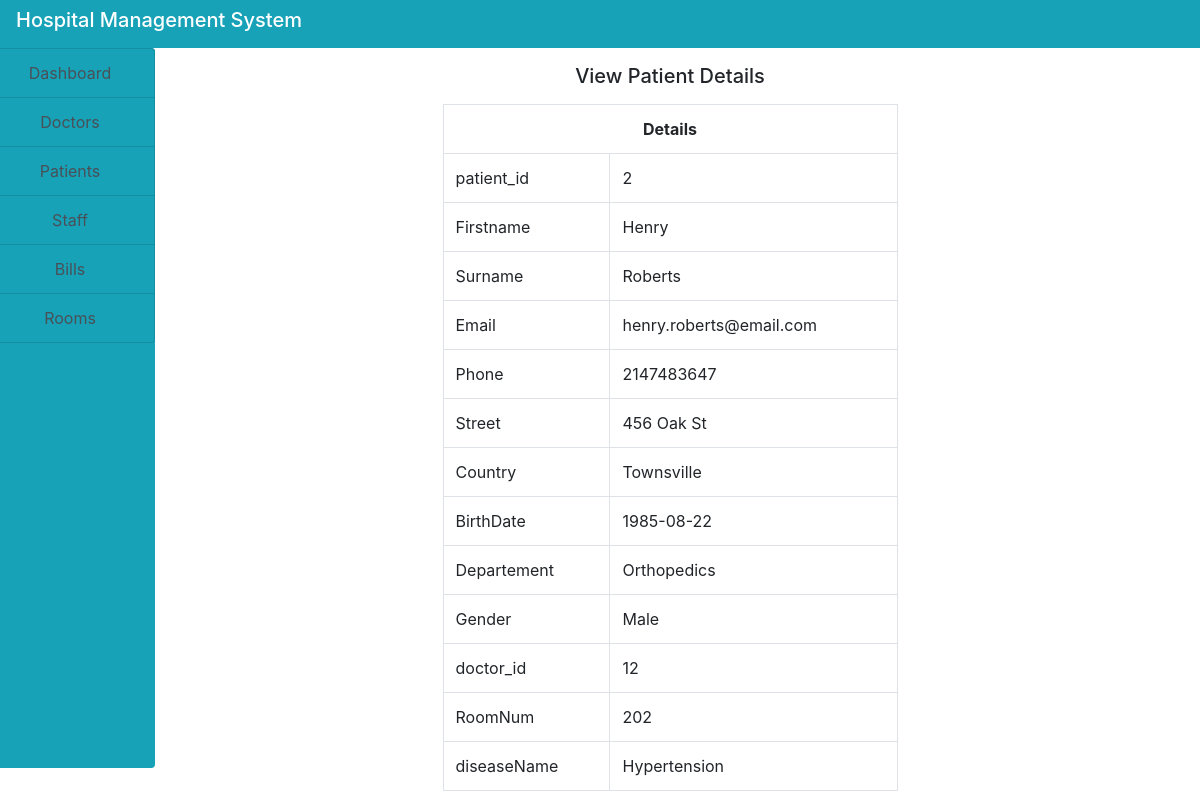
The page /admin/view2.php?id=202 on the database its author committed.
### tables this page shows
CREATE TABLE `patient` (
  `patient_id` int(11) NOT NULL,
  `FirstName` varchar(20) DEFAULT NULL,
  `LastName` varchar(20) DEFAULT NULL,
  `Email` varchar(50) DEFAULT NULL,
  `Phone` int(11) DEFAULT NULL,
  `Street` varchar(50) DEFAULT NULL,
  `City` varchar(50) DEFAULT NULL,
  `BirthDate` date DEFAULT NULL,
  `Departement` varchar(50) DEFAULT NULL,
  `Gender` varchar(20) DEFAULT NULL,
  `doctor_id` int(11) DEFAULT NULL,
  `RoomNum` int(11) DEFAULT NULL
);

CREATE TABLE `disease` (
  `DiseaseID` int(11) NOT NULL,
  `diseaseName` varchar(50) DEFAULT NULL
);

### admin/view2.php (the view, shortened to what this page needs)
<!DOCTYPE html>
<html>
<head>
</head>
<body>
<?php
    include("../include/header.php");
    include("../include/connection.php");
?>
  <div class="col-fluid">
       <div class="col-md-12">
            <div class="row">
                 <div class="col-md-2" style="margin-left: -30px">
                     <?php
                         include("sidenav.php");
                     ?>
                 </div>
                 <div class="col-md-10">
                       <h5 class="text-center my-3">View Patient Details</h5>
                     <?php
                       if (isset($_GET['id'])){
                           $id = $_GET['id'];
                           $query = "SELECT * FROM patient WHERE RoomNum='$id'";
                           $query2="SELECT a.patient_id , b.* ,c.*FROM patient a join patientdisease b ON a.patient_id=b.patientID join disease c on b.diseaseID=c.DiseaseID;";
                           $res = mysqli_query($con,$query);
                           $res2=mysqli_query($con,$query2);
                           $row = mysqli_fetch_array($res);
                           $row2 = mysqli_fetch_array($res2);
                       }
                     ?>
                     <div class="col-md-12">
                          <div class="row">
                              <div class="col-md-3">
                              </div>
                              <div class="col-md-6">
                                  <table class="table table-bordered">
                                        <?php
                                        if (mysqli_num_rows($res) < 1){
                                            $output = "";
                                            $output .= "
                                            <tr>
                                               <td class='text-center' colspan='10'>No Patient Yet</td>
                                            </tr>
                                          ";
                                          echo $output;
                                        }
                                        else{
                                            $output = "";
                                        $output .="
                                        <tr>
                                            <th class='text-center' colspan='2'>Details</th>
                                        </tr>
                                        <tr>
                                           <td>patient_id</td>
                                          <td>".$row['patient_id']."</td>
                                      </tr>
                                      <tr>
                                           <td>Firstname</td>
                                          <td>".$row['FirstName']."</td>
                                      </tr>
                                      <tr>
                                          <td>Surname</td>
                                          <td>".$row['LastName']."</td>
                                      </tr>
                                      <tr>
                                          <td>Email</td>
                                          <td>".$row['Email']."</td>
                                      </tr>
                                      <tr>
                                          <td>Phone</td>
                                          <td>".$row['Phone']."</td>
                                      </tr>
                                      <tr>
                                          <td>Street</td>
                                          <td>".$row['Street']."</td>
                                      </tr>
                                      <tr>
                                          <td>Country</td>
                                          <td>".$row['City']."</td>
                                      </tr>
                                      <tr>
                                          <td>BirthDate</td>
                                          <td>".$row['BirthDate']."</td>
                                      </tr>
                                      <tr>
                                          <td>Departement</td>
                                          <td>".$row['Departement']."</td>
                                      </tr>
                                      <tr>
                                          <td>Gender</td>
                                          <td>".$row['Gender']."</td>
                                      </tr>
                                      <tr>
                                          <td>doctor_id</td>
                                          <td>".$row['doctor_id']."</td>
                                      </tr>
                                      <tr>
                                          <td>RoomNum</td>
                                          <td>".$row['RoomNum']."</td>
                                      </tr>
                                      <tr>
                                          <td>diseaseName</td>
                                          <td>".$row2['diseaseName']."</td>
                                      </tr>
                                      ";
                                      echo $output;}
                                      ?>
                                  </table>
                              </div>
                          </div>
                     </div>
                 </div>
            </div>
       </div>
  </div>
</body>
</html>

### rows shown on the page
patient: patient_id "2", FirstName "Henry", LastName "Roberts", Email "henry.roberts@email.com", Phone "2147483647", Street "456 Oak St", City "Townsville", BirthDate "1985-08-22", Departement "Orthopedics", Gender "Male", doctor "12", RoomNum "202"
disease: diseaseName "Hypertension"
